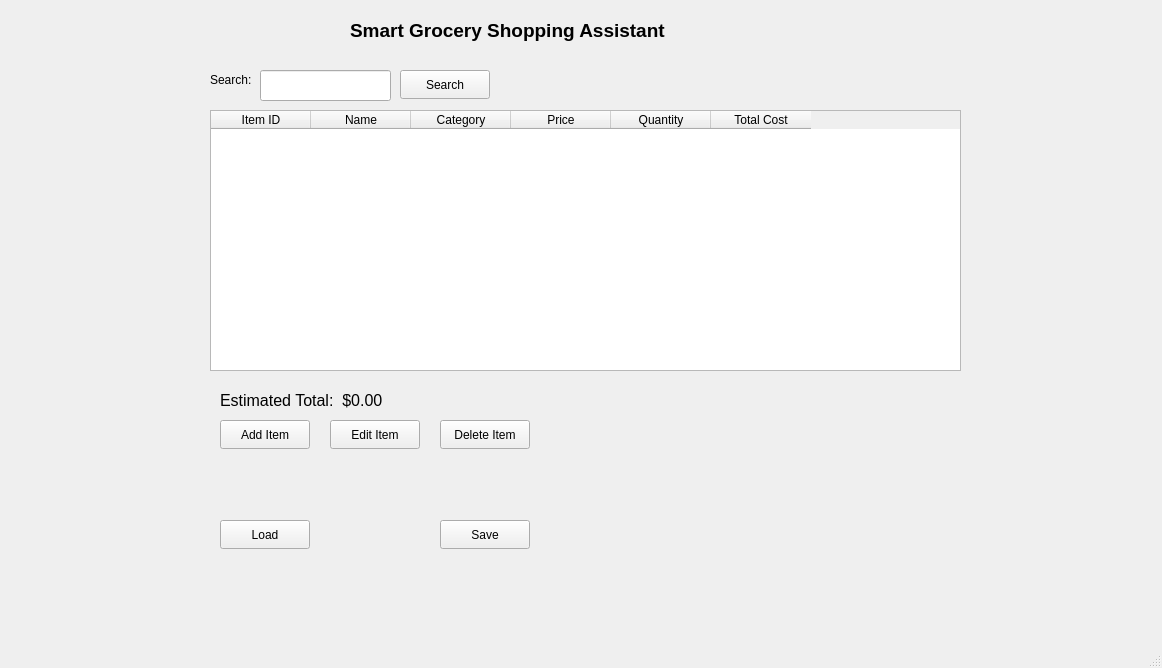
<?xml version="1.0" encoding="UTF-8"?>
<ui version="4.0">
 <class>MainWindow</class>
 <widget class="QMainWindow" name="MainWindow">
  <property name="geometry">
   <rect>
    <x>0</x>
    <y>0</y>
    <width>1162</width>
    <height>668</height>
   </rect>
  </property>
  <property name="windowTitle">
   <string>Smart Grocery Shopping Assistant</string>
  </property>
  <widget class="QWidget" name="centralwidget">
   <widget class="QTableWidget" name="tableItems">
    <property name="geometry">
     <rect>
      <x>210</x>
      <y>110</y>
      <width>751</width>
      <height>261</height>
     </rect>
    </property>
    <column>
     <property name="text">
      <string>Item ID</string>
     </property>
    </column>
    <column>
     <property name="text">
      <string>Name</string>
     </property>
    </column>
    <column>
     <property name="text">
      <string>Category</string>
     </property>
    </column>
    <column>
     <property name="text">
      <string>Price</string>
     </property>
    </column>
    <column>
     <property name="text">
      <string>Quantity</string>
     </property>
    </column>
    <column>
     <property name="text">
      <string>Total Cost</string>
     </property>
    </column>
   </widget>
   <widget class="QLabel" name="label">
    <property name="geometry">
     <rect>
      <x>350</x>
      <y>10</y>
      <width>381</width>
      <height>41</height>
     </rect>
    </property>
    <property name="font">
     <font>
      <pointsize>14</pointsize>
      <bold>true</bold>
     </font>
    </property>
    <property name="text">
     <string>Smart Grocery Shopping Assistant</string>
    </property>
   </widget>
   <widget class="QLabel" name="label_2">
    <property name="geometry">
     <rect>
      <x>210</x>
      <y>70</y>
      <width>63</width>
      <height>20</height>
     </rect>
    </property>
    <property name="text">
     <string>Search:</string>
    </property>
   </widget>
   <widget class="QLineEdit" name="txtSearch">
    <property name="geometry">
     <rect>
      <x>260</x>
      <y>70</y>
      <width>131</width>
      <height>31</height>
     </rect>
    </property>
   </widget>
   <widget class="QPushButton" name="btnSearch">
    <property name="geometry">
     <rect>
      <x>400</x>
      <y>70</y>
      <width>90</width>
      <height>29</height>
     </rect>
    </property>
    <property name="text">
     <string>Search</string>
    </property>
   </widget>
   <widget class="QPushButton" name="btnAdd">
    <property name="geometry">
     <rect>
      <x>220</x>
      <y>420</y>
      <width>90</width>
      <height>29</height>
     </rect>
    </property>
    <property name="text">
     <string>Add Item</string>
    </property>
   </widget>
   <widget class="QPushButton" name="btnEdit">
    <property name="geometry">
     <rect>
      <x>330</x>
      <y>420</y>
      <width>90</width>
      <height>29</height>
     </rect>
    </property>
    <property name="text">
     <string>Edit Item</string>
    </property>
   </widget>
   <widget class="QPushButton" name="btnSave">
    <property name="geometry">
     <rect>
      <x>440</x>
      <y>520</y>
      <width>90</width>
      <height>29</height>
     </rect>
    </property>
    <property name="text">
     <string>Save</string>
    </property>
   </widget>
   <widget class="QPushButton" name="btnDelete">
    <property name="geometry">
     <rect>
      <x>440</x>
      <y>420</y>
      <width>90</width>
      <height>29</height>
     </rect>
    </property>
    <property name="text">
     <string>Delete Item</string>
    </property>
   </widget>
   <widget class="QPushButton" name="btnLoad">
    <property name="geometry">
     <rect>
      <x>220</x>
      <y>520</y>
      <width>90</width>
      <height>29</height>
     </rect>
    </property>
    <property name="text">
     <string>Load</string>
    </property>
   </widget>
   <widget class="QLabel" name="label_3">
    <property name="geometry">
     <rect>
      <x>220</x>
      <y>390</y>
      <width>311</width>
      <height>20</height>
     </rect>
    </property>
    <property name="font">
     <font>
      <pointsize>12</pointsize>
     </font>
    </property>
    <property name="text">
     <string>Estimated Total:  $0.00</string>
    </property>
   </widget>
  </widget>
  <widget class="QMenuBar" name="menubar">
   <property name="geometry">
    <rect>
     <x>0</x>
     <y>0</y>
     <width>1162</width>
     <height>25</height>
    </rect>
   </property>
  </widget>
  <widget class="QStatusBar" name="statusbar"/>
 </widget>
 <resources/>
 <connections/>
</ui>
